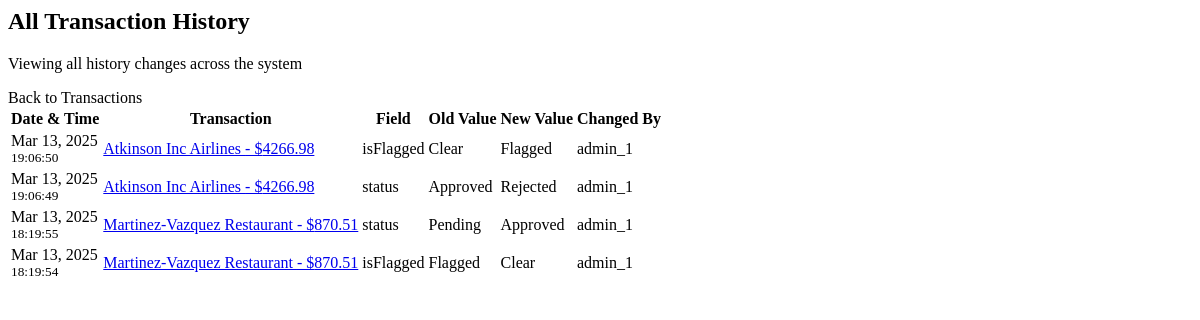
The page /all-history/ (signed in) on the database as committed earlier.
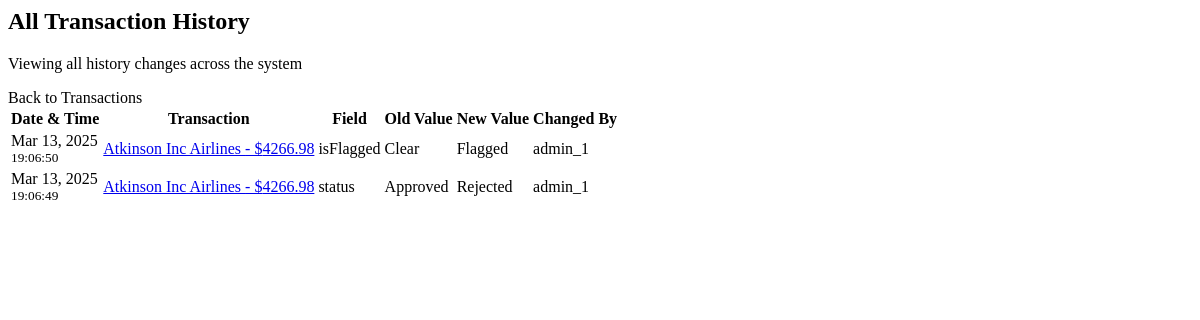
The same page on the database as committed later.
### auditApp/models.py (models this page shows, shortened)
class TransactionHistory(models.Model):
    transaction = models.ForeignKey('Transaction', on_delete=models.CASCADE, related_name='history')
    changed_by = models.ForeignKey(User, on_delete=models.SET_NULL, null=True)
    changed_at = models.DateTimeField(auto_now_add=True)
    field_name = models.CharField(max_length=100)
    old_value = models.CharField(max_length=255, null=True)
    new_value = models.CharField(max_length=255, null=True)
    class Meta:
        ordering = ['-changed_at']

class Transaction(models.Model):
    STATUS_CHOICES = [
        ('Approved', 'Approved'),
        ('Pending', 'Pending'),
        ('Rejected', 'Rejected'),
    ]
    amount = models.DecimalField(max_digits=10, decimal_places=2, validators=[MinValueValidator(0)],null=False, blank=False)
    status = models.CharField(max_length=255, choices=STATUS_CHOICES, null=False, blank=False,default='Pending')
    timestamp = models.DateTimeField(auto_now_add=True)
    merchant = models.CharField(max_length=255, null=False, blank=False)
    isFlagged = models.BooleanField(default=False,null=True, blank=True)
    approved_by = models.ForeignKey(User, on_delete=models.SET_NULL, null=True, blank=True)

### auditApp/views.py (the view)
# urls.py: path('all-history/', views.all_transaction_history, name='all_history'),
@login_required
def all_transaction_history(request):
    try:
        history = TransactionHistory.objects.all().select_related(
            'transaction', 'changed_by'
        ).order_by('-changed_at')
        paginator = Paginator(history, 20)  # Show 20 entries per page
        page = request.GET.get('page', 1)
        history_entries = paginator.get_page(page)
        if request.headers.get('HX-Request'):
            return render(request, 'partials/all_history.html', {
                'history': history_entries
            })
        return render(request, 'partials/all_history.html', {
            'history': history_entries
        })
    except Exception as e:
        messages.error(request, str(e))
        return redirect('home')

### auditApp/templates/partials/all_history.html (shortened to what this page needs)
{% if history %}
<div class="row mb-4">
    <div class="col">
        <h2 class="page-header">
            All Transaction History
        </h2>
        <p class="text-muted mb-0">
            Viewing all history changes across the system
        </p>
    </div>
    <div class="col-auto">
        <a hx-get="{% url 'home' %}"
            hx-target="#transaction-container"
            hx-swap="innerHTML"
            class="btn btn-outline-primary">
            Back to Transactions
        </a>
    </div>
</div>
<div class="table-responsive">
    <table class="table table-hover">
        <thead>
            <tr>
                <th>Date & Time</th>
                <th>Transaction</th>
                <th>Field</th>
                <th>Old Value</th>
                <th>New Value</th>
                <th>Changed By</th>
            </tr>
        </thead>
        <tbody>
            {% for entry in history %}
            <tr>
                <td>
                    <span class="text-muted">
                        {{ entry.changed_at|date:"M d, Y" }}
                    </span>
                    <br>
                    <small class="text-muted">
                        {{ entry.changed_at|time:"H:i:s" }}
                    </small>
                </td>
                <td>
                    <a href="#" class="text-primary"
                       hx-get="{% url 'transaction_detail' entry.transaction.id %}"
                       hx-target="#modal-content"
                       data-bs-toggle="modal"
                       data-bs-target="#transactionModal">
                        {{ entry.transaction.merchant }} - ${{ entry.transaction.amount }}
                    </a>
                </td>
                <td>
                    <span class="fw-medium">{{ entry.field_name }}</span>
                </td>
                <td>
                    {% if entry.field_name == 'status' %}
                        <span class="badge {% if entry.old_value == 'Approved' %}bg-success{% elif entry.old_value == 'Pending' %}bg-warning{% else %}bg-danger{% endif %}">
                            {{ entry.old_value }}
                        </span>
                    {% elif entry.field_name == 'isFlagged' %}
                        <span class="badge {% if entry.old_value == 'True' %}bg-danger{% else %}bg-success{% endif %}">
                            {% if entry.old_value == 'True' %}Flagged{% else %}Clear{% endif %}
                        </span>
                    {% else %}
                        {{ entry.old_value }}
                    {% endif %}
                </td>
                <td>
                    {% if entry.field_name == 'status' %}
                        <span class="badge {% if entry.new_value == 'Approved' %}bg-success{% elif entry.new_value == 'Pending' %}bg-warning{% else %}bg-danger{% endif %}">
                            {{ entry.new_value }}
                        </span>
                    {% elif entry.field_name == 'isFlagged' %}
                        <span class="badge {% if entry.new_value == 'True' %}bg-danger{% else %}bg-success{% endif %}">
                            {% if entry.new_value == 'True' %}Flagged{% else %}Clear{% endif %}
                        </span>
                    {% else %}
                        {{ entry.new_value }}
                    {% endif %}
                </td>
                <td>
                    <span class="text-muted">
                        {{ entry.changed_by.username }}
                    </span>
                </td>
            </tr>
            {% endfor %}
        </tbody>
    </table>
</div>
{% else %}
<div class="alert alert-info" role="alert">
    <i class="fas fa-info-circle me-2"></i>No history records found.
</div>
{% endif %}

Rows that differ between the two databases and show on the page:
removed TransactionHistory: changed_at "Mar 13, 2025", changed_at "18:19:55", transaction.merchant "Martinez-Vazquez Restaurant", transaction.amount "870.51", field_name "status", old_value "Pending", new_value "Approved", changed_by.username "admin_1"
removed TransactionHistory: changed_at "Mar 13, 2025", changed_at "18:19:54", transaction.merchant "Martinez-Vazquez Restaurant", transaction.amount "870.51", field_name "isFlagged", old_value "Flagged", new_value "Clear", changed_by.username "admin_1"
